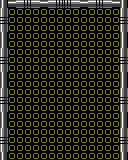

Rendered tile map (Tiled .tmx) drawn with the repository's tilesets; below, a short description and the full map source, tile grids included:
An orthogonal 16x20 tile map with 8x8 px tiles, 3 tile layers (Background, Frame, Bricks), 3 tilesets.

<map version="1.4" tiledversion="1.4.2" orientation="orthogonal" renderorder="right-down" width="16" height="20" tilewidth="8" tileheight="8" infinite="0" nextlayerid="4" nextobjectid="1">
 <tileset firstgid="1" name="Patterns" tilewidth="8" tileheight="8" tilecount="25" columns="5">
  <image source="patterns.png" trans="ffffff" width="40" height="40" />
 </tileset>
 <tileset firstgid="26" name="Frame" tilewidth="8" tileheight="8" tilecount="6" columns="3">
  <image source="frame.png" width="24" height="16" />
 </tileset>
 <tileset firstgid="32" name="Bricks" tilewidth="16" tileheight="8" tilecount="10" columns="1">
  <image source="bricks.png" width="16" height="80" />
 </tileset>
 <layer id="1" name="Background" width="16" height="20">
  <data encoding="csv">
0,0,0,0,0,0,0,0,0,0,0,0,0,0,0,0,
0,6,6,6,6,6,6,6,6,6,6,6,6,6,6,0,
0,6,6,6,6,6,6,6,6,6,6,6,6,6,6,0,
0,6,6,6,6,6,6,6,6,6,6,6,6,6,6,0,
0,6,6,6,6,6,6,6,6,6,6,6,6,6,6,0,
0,6,6,6,6,6,6,6,6,6,6,6,6,6,6,0,
0,6,6,6,6,6,6,6,6,6,6,6,6,6,6,0,
0,6,6,6,6,6,6,6,6,6,6,6,6,6,6,0,
0,6,6,6,6,6,6,6,6,6,6,6,6,6,6,0,
0,6,6,6,6,6,6,6,6,6,6,6,6,6,6,0,
0,6,6,6,6,6,6,6,6,6,6,6,6,6,6,0,
0,6,6,6,6,6,6,6,6,6,6,6,6,6,6,0,
0,6,6,6,6,6,6,6,6,6,6,6,6,6,6,0,
0,6,6,6,6,6,6,6,6,6,6,6,6,6,6,0,
0,6,6,6,6,6,6,6,6,6,6,6,6,6,6,0,
0,6,6,6,6,6,6,6,6,6,6,6,6,6,6,0,
0,6,6,6,6,6,6,6,6,6,6,6,6,6,6,0,
0,6,6,6,6,6,6,6,6,6,6,6,6,6,6,0,
0,6,6,6,6,6,6,6,6,6,6,6,6,6,6,0,
0,6,6,6,6,6,6,6,6,6,6,6,6,6,6,0
</data>
 </layer>
 <layer id="2" name="Frame" width="16" height="20">
  <data encoding="csv">
26,29,30,31,30,29,30,31,31,30,29,30,31,30,29,26,
27,0,0,0,0,0,0,0,0,0,0,0,0,0,0,27,
28,0,0,0,0,0,0,0,0,0,0,0,0,0,0,28,
27,0,0,0,0,0,0,0,0,0,0,0,0,0,0,27,
26,0,0,0,0,0,0,0,0,0,0,0,0,0,0,26,
26,0,0,0,0,0,0,0,0,0,0,0,0,0,0,26,
27,0,0,0,0,0,0,0,0,0,0,0,0,0,0,27,
28,0,0,0,0,0,0,0,0,0,0,0,0,0,0,28,
27,0,0,0,0,0,0,0,0,0,0,0,0,0,0,27,
26,0,0,0,0,0,0,0,0,0,0,0,0,0,0,26,
26,0,0,0,0,0,0,0,0,0,0,0,0,0,0,26,
27,0,0,0,0,0,0,0,0,0,0,0,0,0,0,27,
28,0,0,0,0,0,0,0,0,0,0,0,0,0,0,28,
27,0,0,0,0,0,0,0,0,0,0,0,0,0,0,27,
26,0,0,0,0,0,0,0,0,0,0,0,0,0,0,26,
26,0,0,0,0,0,0,0,0,0,0,0,0,0,0,26,
27,0,0,0,0,0,0,0,0,0,0,0,0,0,0,27,
28,0,0,0,0,0,0,0,0,0,0,0,0,0,0,28,
27,0,0,0,0,0,0,0,0,0,0,0,0,0,0,27,
26,0,0,0,0,0,0,0,0,0,0,0,0,0,0,26
</data>
 </layer>
 <layer id="3" name="Bricks" width="16" height="20">
  <data encoding="csv">
0,0,0,0,0,0,0,0,0,0,0,0,0,0,0,0,
0,0,0,0,0,0,0,0,0,0,0,0,0,0,0,0,
0,0,0,0,0,0,0,0,0,0,0,0,0,0,0,0,
0,0,0,0,0,0,0,0,0,0,0,0,0,0,0,0,
0,0,0,0,0,0,0,0,0,0,0,0,0,0,0,0,
0,0,0,0,0,0,0,0,0,0,0,0,0,0,0,0,
0,0,0,0,0,0,0,0,0,0,0,0,0,0,0,0,
0,0,0,0,0,0,0,0,0,0,0,0,0,0,0,0,
0,0,0,0,0,0,0,0,0,0,0,0,0,0,0,0,
0,0,0,0,0,0,0,0,0,0,0,0,0,0,0,0,
0,0,0,0,0,0,0,0,0,0,0,0,0,0,0,0,
0,0,0,0,0,0,0,0,0,0,0,0,0,0,0,0,
0,0,0,0,0,0,0,0,0,0,0,0,0,0,0,0,
0,0,0,0,0,0,0,0,0,0,0,0,0,0,0,0,
0,0,0,0,0,0,0,0,0,0,0,0,0,0,0,0,
0,0,0,0,0,0,0,0,0,0,0,0,0,0,0,0,
0,0,0,0,0,0,0,0,0,0,0,0,0,0,0,0,
0,0,0,0,0,0,0,0,0,0,0,0,0,0,0,0,
0,0,0,0,0,0,0,0,0,0,0,0,0,0,0,0,
0,0,0,0,0,0,0,0,0,0,0,0,0,0,0,0
</data>
 </layer>
</map>
